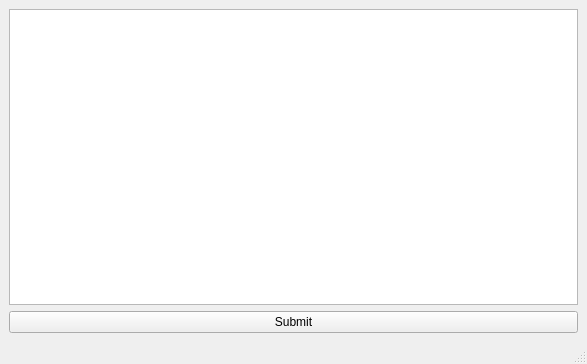
<?xml version="1.0" encoding="UTF-8"?>
<ui version="4.0">
 <class>MainWindow</class>
 <widget class="QMainWindow" name="MainWindow">
  <property name="geometry">
   <rect>
    <x>0</x>
    <y>0</y>
    <width>587</width>
    <height>364</height>
   </rect>
  </property>
  <property name="windowTitle">
   <string>MainWindow</string>
  </property>
  <widget class="QWidget" name="centralwidget">
   <layout class="QVBoxLayout" name="verticalLayout">
    <item>
     <widget class="QListWidget" name="listWidget"/>
    </item>
    <item>
     <widget class="QPushButton" name="pushButton">
      <property name="text">
       <string>Submit</string>
      </property>
     </widget>
    </item>
   </layout>
  </widget>
  <widget class="QMenuBar" name="menubar">
   <property name="geometry">
    <rect>
     <x>0</x>
     <y>0</y>
     <width>587</width>
     <height>21</height>
    </rect>
   </property>
  </widget>
  <widget class="QStatusBar" name="statusbar"/>
 </widget>
 <resources/>
 <connections/>
</ui>
